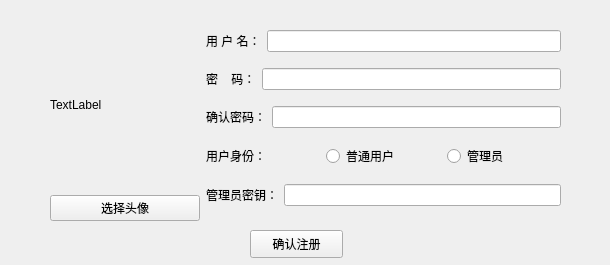
<?xml version="1.0" encoding="UTF-8"?>
<ui version="4.0">
 <class>Form</class>
 <widget class="QWidget" name="Form">
  <property name="geometry">
   <rect>
    <x>0</x>
    <y>0</y>
    <width>610</width>
    <height>265</height>
   </rect>
  </property>
  <property name="windowTitle">
   <string>Form</string>
  </property>
<property name="styleSheet">
   <string notr="true">QToolTip
{
     border: 1px solid black;
     background-color: #ffa02f;
     padding: 1px;
     border-radius: 3px;
     opacity: 100;
}
 
QWidget
{
    color: #b1b1b1;
    background-color: #323232;
}
 
QWidget:item:hover
{
    background-color: QLinearGradient( x1: 0, y1: 0, x2: 0, y2: 1, stop: 0 #ffa02f, stop: 1 #ca0619);
    color: #000000;
}
 
QWidget:item:selected
{
    background-color: QLinearGradient( x1: 0, y1: 0, x2: 0, y2: 1, stop: 0 #ffa02f, stop: 1 #d7801a);
}
 
QMenuBar::item
{
    background: transparent;
}
 
QMenuBar::item:selected
{
    background: transparent;
    border: 1px solid #ffaa00;
}
 
QMenuBar::item:pressed
{
    background: #444;
    border: 1px solid #000;
    background-color: QLinearGradient(
        x1:0, y1:0,
        x2:0, y2:1,
        stop:1 #212121,
        stop:0.4 #343434/*,
        stop:0.2 #343434,
        stop:0.1 #ffaa00*/
    );
    margin-bottom:-1px;
    padding-bottom:1px;
}
 
QMenu
{
    border: 1px solid #000;
}
 
QMenu::item
{
    padding: 2px 20px 2px 20px;
}
 
QMenu::item:selected
{
    color: #000000;
}
 
QWidget:disabled
{
    color: #404040;
    background-color: #323232;
}
 
QAbstractItemView
{
    background-color: QLinearGradient( x1: 0, y1: 0, x2: 0, y2: 1, stop: 0 #4d4d4d, stop: 0.1 #646464, stop: 1 #5d5d5d);
}
 
QWidget:focus
{
    /*border: 2px solid QLinearGradient( x1: 0, y1: 0, x2: 0, y2: 1, stop: 0 #ffa02f, stop: 1 #d7801a);*/
}
 
QLineEdit
{
    background-color: QLinearGradient( x1: 0, y1: 0, x2: 0, y2: 1, stop: 0 #4d4d4d, stop: 0 #646464, stop: 1 #5d5d5d);
    padding: 1px;
    border-style: solid;
    border: 1px solid #1e1e1e;
    border-radius: 5;
}
 
QPushButton
{
    color: #b1b1b1;
    background-color: QLinearGradient( x1: 0, y1: 0, x2: 0, y2: 1, stop: 0 #565656, stop: 0.1 #525252, stop: 0.5 #4e4e4e, stop: 0.9 #4a4a4a, stop: 1 #464646);
    border-width: 1px;
    border-color: #1e1e1e;
    border-style: solid;
    border-radius: 6;
    padding: 3px;
    font-size: 12px;
    padding-left: 5px;
    padding-right: 5px;
}
 
QPushButton:pressed
{
    background-color: QLinearGradient( x1: 0, y1: 0, x2: 0, y2: 1, stop: 0 #2d2d2d, stop: 0.1 #2b2b2b, stop: 0.5 #292929, stop: 0.9 #282828, stop: 1 #252525);
}
 
QComboBox
{
    selection-background-color: #ffaa00;
    background-color: QLinearGradient( x1: 0, y1: 0, x2: 0, y2: 1, stop: 0 #565656, stop: 0.1 #525252, stop: 0.5 #4e4e4e, stop: 0.9 #4a4a4a, stop: 1 #464646);
    border-style: solid;
    border: 1px solid #1e1e1e;
    border-radius: 5;
}
 
QComboBox:hover,QPushButton:hover
{
    border: 2px solid QLinearGradient( x1: 0, y1: 0, x2: 0, y2: 1, stop: 0 #ffa02f, stop: 1 #d7801a);
}
 
 
QComboBox:on
{
    padding-top: 3px;
    padding-left: 4px;
    background-color: QLinearGradient( x1: 0, y1: 0, x2: 0, y2: 1, stop: 0 #2d2d2d, stop: 0.1 #2b2b2b, stop: 0.5 #292929, stop: 0.9 #282828, stop: 1 #252525);
    selection-background-color: #ffaa00;
}
 
QComboBox QAbstractItemView
{
    border: 2px solid darkgray;
    selection-background-color: QLinearGradient( x1: 0, y1: 0, x2: 0, y2: 1, stop: 0 #ffa02f, stop: 1 #d7801a);
}
 
QComboBox::drop-down
{
     subcontrol-origin: padding;
     subcontrol-position: top right;
     width: 15px;
 
     border-left-width: 0px;
     border-left-color: darkgray;
     border-left-style: solid; /* just a single line */
     border-top-right-radius: 3px; /* same radius as the QComboBox */
     border-bottom-right-radius: 3px;
 }
 
QComboBox::down-arrow
{
     image: url(:/down_arrow.png);
}
 
QGroupBox:focus
{
border: 2px solid QLinearGradient( x1: 0, y1: 0, x2: 0, y2: 1, stop: 0 #ffa02f, stop: 1 #d7801a);
}
 
QTextEdit:focus
{
    border: 2px solid QLinearGradient( x1: 0, y1: 0, x2: 0, y2: 1, stop: 0 #ffa02f, stop: 1 #d7801a);
}
 
QScrollBar:horizontal {
     border: 1px solid #222222;
     background: QLinearGradient( x1: 0, y1: 0, x2: 0, y2: 1, stop: 0.0 #121212, stop: 0.2 #282828, stop: 1 #484848);
     height: 7px;
     margin: 0px 16px 0 16px;
}
 
QScrollBar::handle:horizontal
{
      background: QLinearGradient( x1: 0, y1: 0, x2: 1, y2: 0, stop: 0 #ffa02f, stop: 0.5 #d7801a, stop: 1 #ffa02f);
      min-height: 20px;
      border-radius: 2px;
}
 
QScrollBar::add-line:horizontal {
      border: 1px solid #1b1b19;
      border-radius: 2px;
      background: QLinearGradient( x1: 0, y1: 0, x2: 1, y2: 0, stop: 0 #ffa02f, stop: 1 #d7801a);
      width: 14px;
      subcontrol-position: right;
      subcontrol-origin: margin;
}
 
QScrollBar::sub-line:horizontal {
      border: 1px solid #1b1b19;
      border-radius: 2px;
      background: QLinearGradient( x1: 0, y1: 0, x2: 1, y2: 0, stop: 0 #ffa02f, stop: 1 #d7801a);
      width: 14px;
     subcontrol-position: left;
     subcontrol-origin: margin;
}
 
QScrollBar::right-arrow:horizontal, QScrollBar::left-arrow:horizontal
{
      border: 1px solid black;
      width: 1px;
      height: 1px;
      background: white;
}
 
QScrollBar::add-page:horizontal, QScrollBar::sub-page:horizontal
{
      background: none;
}
 
QScrollBar:vertical
{
      background: QLinearGradient( x1: 0, y1: 0, x2: 1, y2: 0, stop: 0.0 #121212, stop: 0.2 #282828, stop: 1 #484848);
      width: 7px;
      margin: 16px 0 16px 0;
      border: 1px solid #222222;
}
 
QScrollBar::handle:vertical
{
      background: QLinearGradient( x1: 0, y1: 0, x2: 0, y2: 1, stop: 0 #ffa02f, stop: 0.5 #d7801a, stop: 1 #ffa02f);
      min-height: 20px;
      border-radius: 2px;
}
 
QScrollBar::add-line:vertical
{
      border: 1px solid #1b1b19;
      border-radius: 2px;
      background: QLinearGradient( x1: 0, y1: 0, x2: 0, y2: 1, stop: 0 #ffa02f, stop: 1 #d7801a);
      height: 14px;
      subcontrol-position: bottom;
      subcontrol-origin: margin;
}
 
QScrollBar::sub-line:vertical
{
      border: 1px solid #1b1b19;
      border-radius: 2px;
      background: QLinearGradient( x1: 0, y1: 0, x2: 0, y2: 1, stop: 0 #d7801a, stop: 1 #ffa02f);
      height: 14px;
      subcontrol-position: top;
      subcontrol-origin: margin;
}
 
QScrollBar::up-arrow:vertical, QScrollBar::down-arrow:vertical
{
      border: 1px solid black;
      width: 1px;
      height: 1px;
      background: white;
}
 
 
QScrollBar::add-page:vertical, QScrollBar::sub-page:vertical
{
      background: none;
}
 
QTextEdit
{
    background-color: #242424;
}
 
QPlainTextEdit
{
    background-color: #242424;
}
 
QHeaderView::section
{
    background-color: QLinearGradient(x1:0, y1:0, x2:0, y2:1, stop:0 #616161, stop: 0.5 #505050, stop: 0.6 #434343, stop:1 #656565);
    color: white;
    padding-left: 4px;
    border: 1px solid #6c6c6c;
}
 
QCheckBox:disabled
{
color: #414141;
}
 
QDockWidget::title
{
    text-align: center;
    spacing: 3px; /* spacing between items in the tool bar */
    background-color: QLinearGradient(x1:0, y1:0, x2:0, y2:1, stop:0 #323232, stop: 0.5 #242424, stop:1 #323232);
}
 
QDockWidget::close-button, QDockWidget::float-button
{
    text-align: center;
    spacing: 1px; /* spacing between items in the tool bar */
    background-color: QLinearGradient(x1:0, y1:0, x2:0, y2:1, stop:0 #323232, stop: 0.5 #242424, stop:1 #323232);
}
 
QDockWidget::close-button:hover, QDockWidget::float-button:hover
{
    background: #242424;
}
 
QDockWidget::close-button:pressed, QDockWidget::float-button:pressed
{
    padding: 1px -1px -1px 1px;
}
 
QMainWindow::separator
{
    background-color: QLinearGradient(x1:0, y1:0, x2:0, y2:1, stop:0 #161616, stop: 0.5 #151515, stop: 0.6 #212121, stop:1 #343434);
    color: white;
    padding-left: 4px;
    border: 1px solid #4c4c4c;
    spacing: 3px; /* spacing between items in the tool bar */
}
 
QMainWindow::separator:hover
{
 
    background-color: QLinearGradient(x1:0, y1:0, x2:0, y2:1, stop:0 #d7801a, stop:0.5 #b56c17 stop:1 #ffa02f);
    color: white;
    padding-left: 4px;
    border: 1px solid #6c6c6c;
    spacing: 3px; /* spacing between items in the tool bar */
}
 
QToolBar::handle
{
     spacing: 3px; /* spacing between items in the tool bar */
     background: url(:/images/handle.png);
}
 
QMenu::separator
{
    height: 2px;
    background-color: QLinearGradient(x1:0, y1:0, x2:0, y2:1, stop:0 #161616, stop: 0.5 #151515, stop: 0.6 #212121, stop:1 #343434);
    color: white;
    padding-left: 4px;
    margin-left: 10px;
    margin-right: 5px;
}
 
QProgressBar
{
    border: 2px solid grey;
    border-radius: 5px;
    text-align: center;
}
 
QProgressBar::chunk
{
    background-color: #d7801a;
    width: 2.15px;
    margin: 0.5px;
}
 
QTabBar::tab {
    color: #b1b1b1;
    border: 1px solid #444;
    border-bottom-style: none;
    background-color: #323232;
    padding-left: 10px;
    padding-right: 10px;
    padding-top: 3px;
    padding-bottom: 2px;
    margin-right: -1px;
}
 
QTabWidget::pane {
    border: 1px solid #444;
    top: 1px;
}
 
QTabBar::tab:last
{
    margin-right: 0; /* the last selected tab has nothing to overlap with on the right */
    border-top-right-radius: 3px;
}
 
QTabBar::tab:first:!selected
{
 margin-left: 0px; /* the last selected tab has nothing to overlap with on the right */
 
 
    border-top-left-radius: 3px;
}
 
QTabBar::tab:!selected
{
    color: #b1b1b1;
    border-bottom-style: solid;
    margin-top: 3px;
    background-color: QLinearGradient(x1:0, y1:0, x2:0, y2:1, stop:1 #212121, stop:.4 #343434);
}
 
QTabBar::tab:selected
{
    border-top-left-radius: 3px;
    border-top-right-radius: 3px;
    margin-bottom: 0px;
}
 
QTabBar::tab:!selected:hover
{
    /*border-top: 2px solid #ffaa00;
    padding-bottom: 3px;*/
    border-top-left-radius: 3px;
    border-top-right-radius: 3px;
    background-color: QLinearGradient(x1:0, y1:0, x2:0, y2:1, stop:1 #212121, stop:0.4 #343434, stop:0.2 #343434, stop:0.1 #ffaa00);
}
 
QRadioButton::indicator:checked, QRadioButton::indicator:unchecked{
    color: #b1b1b1;
    background-color: #323232;
    border: 1px solid #b1b1b1;
    border-radius: 6px;
}
 
QRadioButton::indicator:checked
{
    background-color: qradialgradient(
        cx: 0.5, cy: 0.5,
        fx: 0.5, fy: 0.5,
        radius: 1.0,
        stop: 0.25 #ffaa00,
        stop: 0.3 #323232
    );
}
 
QCheckBox::indicator{
    color: #b1b1b1;
    background-color: #323232;
    border: 1px solid #b1b1b1;
    width: 9px;
    height: 9px;
}
 
QRadioButton::indicator
{
    border-radius: 6px;
}
 
QRadioButton::indicator:hover, QCheckBox::indicator:hover
{
    border: 1px solid #ffaa00;
}
 
QCheckBox::indicator:checked
{
    image:url(:/images/checkbox.png);
}
 
QCheckBox::indicator:disabled, QRadioButton::indicator:disabled
{
    border: 1px solid #444;
}
1
2
3
4
5
6
7
8
9
10
11
12
13
14
15
16
17
18
19
20
21
22
23
24
25
26
27
28
29
30
31
32
33
34
35
36
37
38
39
40
41
42
43
44
45
46
47
48
49
50
51
52
53
54
55
56
57
58
59
60
61
62
63
64
65
66
67
68
69
70
71
72
73
74
75
76
77
78
79
80
81
82
83
84
85
86
87
88
89
90
91
92
93
94
95
96
97
98
99
100
101
102
103
104
105
106
107
108
109
110
111
112
113
114
115
116
117
118
119
120
121
122
123
124
125
126
127
128
129
130
131
132
133
134
135
136
137
138
139
140
141
142
143
144
145
146
147
148
149
150
151
152
153
154
155
156
157
158
159
160
161
162
163
164
165
166
167
168
169
170
171
172
173
174
175
176
177
178
179
180
181
182
183
184
185
186
187
188
189
190
191
192
193
194
195
196
197
198
199
200
201
202
203
204
205
206
207
208
209
210
211
212
213
214
215
216
217
218
219
220
221
222
223
224
225
226
227
228
229
230
231
232
233
234
235
236
237
238
239
240
241
242
243
244
245
246
247
248
249
250
251
252
253
254
255
256
257
258
259
260
261
262
263
264
265
266
267
268
269
270
271
272
273
274
275
276
277
278
279
280
281
282
283
284
285
286
287
288
289
290
291
292
293
294
295
296
297
298
299
300
301
302
303
304
305
306
307
308
309
310
311
312
313
314
315
316
317
318
319
320
321
322
323
324
325
326
327
328
329
330
331
332
333
334
335
336
337
338
339
340
341
342
343
344
345
346
347
348
349
350
351
352
353
354
355
356
357
358
359
360
361
362
363
364
365
366
367
368
369
370
371
372
373
374
375
376
377
378
379
380
381
382
383
384
385
386
387
388
389
390
391
392
393
394
395
396
397
398
399
400
401
402
403
404
405
406
407
408
409
410
411
412
413
414
415
416
417
418
419
420
421
422
423
424
425
426
427
428
429
430
431
432
433
434
435
436
437
438
439
440
441
442
443
444
445
446
447
448
449
450
451
452
453
454
455
456
457
458
459</string>
  </property>
  <widget class="QPushButton" name="btn_signUp">
   <property name="geometry">
    <rect>
     <x>250</x>
     <y>230</y>
     <width>93</width>
     <height>28</height>
    </rect>
   </property>
   <property name="text">
    <string>确认注册</string>
   </property>
  </widget>
  <widget class="QWidget" name="horizontalLayoutWidget_4">
   <property name="geometry">
    <rect>
     <x>50</x>
     <y>20</y>
     <width>511</width>
     <height>201</height>
    </rect>
   </property>
   <layout class="QHBoxLayout" name="horizontalLayout_5">
    <item>
     <layout class="QVBoxLayout" name="verticalLayout_2">
      <item>
       <widget class="QLabel" name="lab_headProfile">
        <property name="minimumSize">
         <size>
          <width>150</width>
          <height>150</height>
         </size>
        </property>
        <property name="maximumSize">
         <size>
          <width>180</width>
          <height>180</height>
         </size>
        </property>
        <property name="text">
         <string>TextLabel</string>
        </property>
       </widget>
      </item>
      <item>
       <widget class="QPushButton" name="btn_setHeadPorfile">
        <property name="text">
         <string>选择头像</string>
        </property>
       </widget>
      </item>
     </layout>
    </item>
    <item>
     <layout class="QVBoxLayout" name="verticalLayout">
      <item>
       <layout class="QHBoxLayout" name="horizontalLayout">
        <item>
         <widget class="QLabel" name="label">
          <property name="text">
           <string>用 户 名：</string>
          </property>
         </widget>
        </item>
        <item>
         <widget class="QLineEdit" name="let_username"/>
        </item>
       </layout>
      </item>
      <item>
       <layout class="QHBoxLayout" name="horizontalLayout_3">
        <item>
         <widget class="QLabel" name="label_2">
          <property name="text">
           <string>密    码：</string>
          </property>
         </widget>
        </item>
        <item>
         <widget class="QLineEdit" name="let_password"/>
        </item>
       </layout>
      </item>
      <item>
       <layout class="QHBoxLayout" name="horizontalLayout_4">
        <item>
         <widget class="QLabel" name="label_3">
          <property name="text">
           <string>确认密码：</string>
          </property>
         </widget>
        </item>
        <item>
         <widget class="QLineEdit" name="let_rePassword"/>
        </item>
       </layout>
      </item>
      <item>
       <layout class="QHBoxLayout" name="horizontalLayout_2">
        <item>
         <widget class="QLabel" name="label_4">
          <property name="text">
           <string>用户身份：</string>
          </property>
         </widget>
        </item>
        <item>
         <widget class="QRadioButton" name="rbtn_ordinaryUser">
          <property name="text">
           <string>普通用户</string>
          </property>
         </widget>
        </item>
        <item>
         <widget class="QRadioButton" name="rbtn_manager">
          <property name="text">
           <string>管理员</string>
          </property>
         </widget>
        </item>
       </layout>
      </item>
      <item>
       <layout class="QHBoxLayout" name="horizontalLayout_6">
        <item>
         <widget class="QLabel" name="label_5">
          <property name="text">
           <string>管理员密钥：</string>
          </property>
         </widget>
        </item>
        <item>
         <widget class="QLineEdit" name="let_managerKey"/>
        </item>
       </layout>
      </item>
     </layout>
    </item>
   </layout>
  </widget>
 </widget>
 <resources/>
 <connections/>
</ui>
